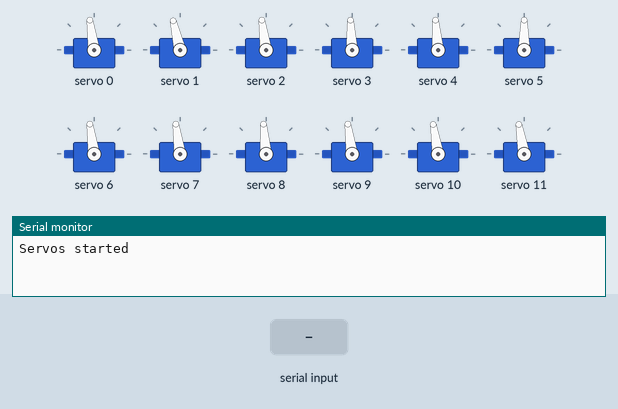
This sketch was run on a simulated Arduino Uno, built with avr-gcc and run on an emulated ATmega328P. Parts: 12 × servo, the last lines printed to the serial monitor. Inputs (shaded band) come from the test bench.

Above: at 0.1 s.
At 12.8 s:
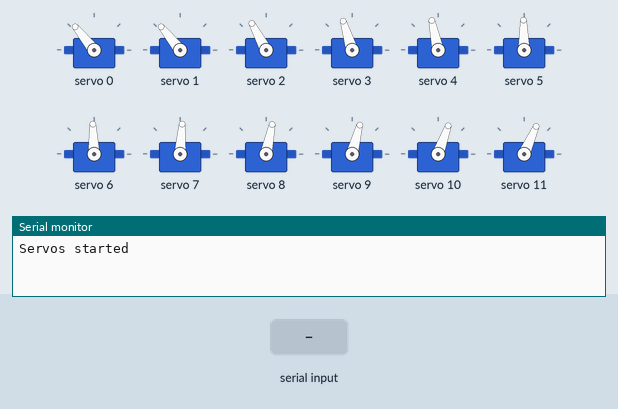
12.9 s: "s90\n" received over Serial
At 13.06 s:
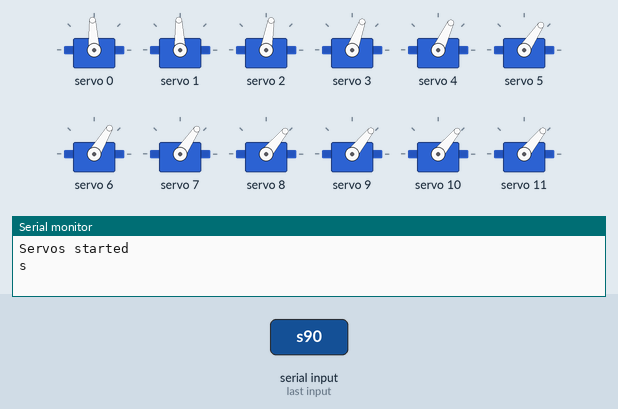
Timing chart, 0 to 19.2 s (numbered marks = the images above; inputs shaded):
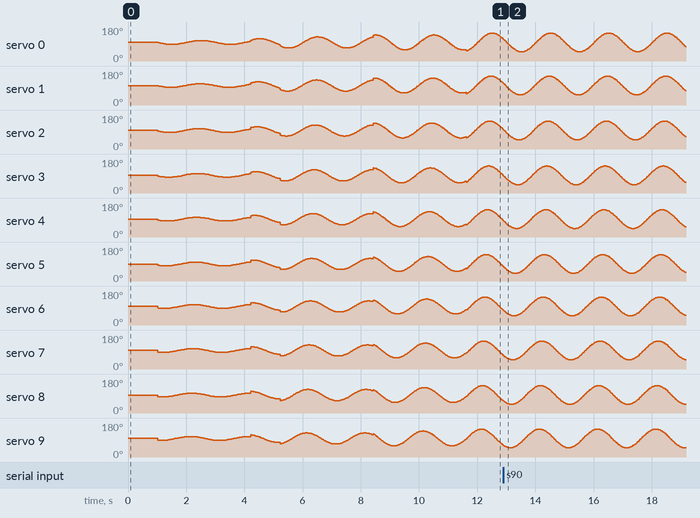

The sketch:

Sinusoidal_driving_code.ino
```cpp
#include <Wire.h>
#include "Adafruit_PWMServoDriver.h"

// called this way, it uses the default address 0x40
Adafruit_PWMServoDriver pwm = Adafruit_PWMServoDriver();
/*
you can also call it with a different address you want
Adafruit_PWMServoDriver pwm = Adafruit_PWMServoDriver(0x41);
you can also call it with a different address and I2C interface
Adafruit_PWMServoDriver pwm = Adafruit_PWMServoDriver(0x40, Wire);
*/

//https://www.savoxusa.com/products/savsw0231mgp-waterproof-std-digital#technical-details

//Some transformation to get length values, you can think the period as 1/frequency and proportion to length count
//Change values according to your uses
#define SERVOMIN  1000 // This is the 'minimum' pulse length count (out of 4096)
#define SERVOMAX  2000 // This is the 'maximum' pulse length count (out of 4096)
#define USMIN  1000 // This is the rounded 'minimum' microsecond
#define USMAX  2000 // This is the rounded 'maximum' microsecond
#define SERVO_FREQ 240 // Frequency of servo
#define pi 3.1415926535897932384626433832795


int dc_OffsetVec[12] = {1532,1580,1527,1482,1494,1450,1530,1530,1500,1530,1535,1547}; //This array is representing our initial position, adjust the value according to your motor position.
int i = 0;
int amplitude = 0;
int amplitude_values = 500;


void motor(int number, float phase){
  float a = (phase * pi) / 24;                                   // Change this section according to your uses, I prefer to divide phase to 24
  int dc_Offset = dc_OffsetVec[number];
  float length = dc_Offset + amplitude*sin((millis()*pi/1000 + a));    //Some transformation again for pulse length count
  pwm.setPWM(number, 0, length);                                 //This function comes from library
}


void motor_set(int number){
  pwm.setPWM(number, 0, dc_OffsetVec[number]);
}


void setup() {
  Serial.begin(9600);
  Serial.println("Servos started");

  pwm.begin();
  pwm.setOscillatorFrequency(27000000);
  pwm.setPWMFreq(SERVO_FREQ);
  delay(10);

  while (amplitude< amplitude_values ) {

    motor(0,0);
    motor(1,1);
    motor(2,2);
    motor(3,3);
    motor(4,4);
    motor(5,5);
    motor(6,6);
    motor(7,7);
    motor(8,8);
    motor(9,9);
    motor(10,10);
    motor(11,11);
    if(millis() % 200 < 0.5) {
      amplitude += 100;
    }
    delay(10);

  }
}


void loop() {

  char rc;
  if (Serial.available()) {
    rc = Serial.read();
    Serial.println(rc);

    if (rc == 's') {
    while (0 < amplitude ) {

      motor(0,0);
      motor(1,1);
      motor(2,2);
      motor(3,3);
      motor(4,4);
      motor(5,5);
      motor(6,6);
      motor(7,7);
      motor(8,8);
      motor(9,9);
      motor(10,10);
      motor(11,11);
    if(millis() % 200 < 0.5) {
      amplitude -= 100;
    }
    delay(10);

  }
    }

    if (rc >= '0' && rc <= '9') {
      Serial.print("Amplitude is set to ");
      Serial.println(rc);
      amplitude = rc - '0';
    }
  }

  motor(0, 0);
  motor(1, 1);
  motor(2, 2);
  motor(3, 3);
  motor(4, 4);
  motor(5, 5);
  motor(6, 6);
  motor(7, 7);
  motor(8, 8);
  motor(9, 9);
  motor(10, 10);
  motor(11, 11);

  i++;


}
```
